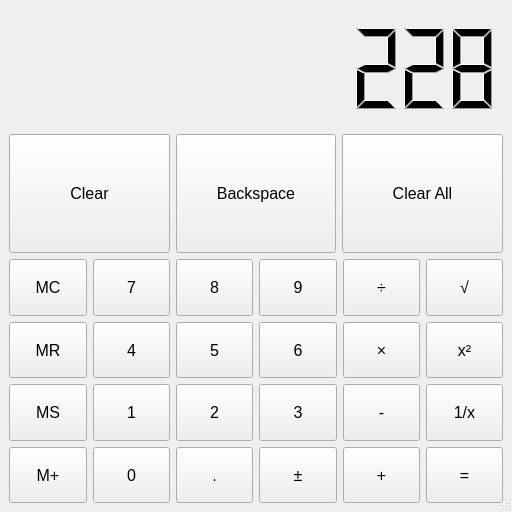
<?xml version="1.0" encoding="UTF-8"?>
<ui version="4.0">
 <class>MyMainWindow</class>
 <widget class="QMainWindow" name="MyMainWindow">
  <property name="geometry">
   <rect>
    <x>0</x>
    <y>0</y>
    <width>512</width>
    <height>512</height>
   </rect>
  </property>
  <property name="minimumSize">
   <size>
    <width>512</width>
    <height>512</height>
   </size>
  </property>
  <property name="maximumSize">
   <size>
    <width>768</width>
    <height>768</height>
   </size>
  </property>
  <property name="windowTitle">
   <string>MyMainWindow</string>
  </property>
  <widget class="QWidget" name="centralwidget">
   <property name="minimumSize">
    <size>
     <width>512</width>
     <height>512</height>
    </size>
   </property>
   <property name="maximumSize">
    <size>
     <width>1920</width>
     <height>1080</height>
    </size>
   </property>
   <layout class="QVBoxLayout" name="verticalLayout">
    <item>
     <layout class="QVBoxLayout" name="m_vl_screen">
      <item>
       <widget class="QLCDNumber" name="m_lcdResult">
        <property name="frameShape">
         <enum>QFrame::NoFrame</enum>
        </property>
        <property name="digitCount">
         <number>10</number>
        </property>
        <property name="value" stdset="0">
         <double>228.000000000000000</double>
        </property>
        <property name="intValue" stdset="0">
         <number>228</number>
        </property>
       </widget>
      </item>
      <item>
       <layout class="QHBoxLayout" name="m_hl_clear">
        <item>
         <widget class="QPushButton" name="m_pb_clear">
          <property name="sizePolicy">
           <sizepolicy hsizetype="Minimum" vsizetype="Preferred">
            <horstretch>0</horstretch>
            <verstretch>0</verstretch>
           </sizepolicy>
          </property>
          <property name="maximumSize">
           <size>
            <width>512</width>
            <height>512</height>
           </size>
          </property>
          <property name="font">
           <font>
            <pointsize>12</pointsize>
           </font>
          </property>
          <property name="text">
           <string>Clear</string>
          </property>
         </widget>
        </item>
        <item>
         <widget class="QPushButton" name="m_pb_backspace">
          <property name="sizePolicy">
           <sizepolicy hsizetype="Minimum" vsizetype="Preferred">
            <horstretch>0</horstretch>
            <verstretch>0</verstretch>
           </sizepolicy>
          </property>
          <property name="maximumSize">
           <size>
            <width>512</width>
            <height>512</height>
           </size>
          </property>
          <property name="font">
           <font>
            <pointsize>12</pointsize>
           </font>
          </property>
          <property name="text">
           <string>Backspace</string>
          </property>
         </widget>
        </item>
        <item>
         <widget class="QPushButton" name="m_pb_clear_all">
          <property name="sizePolicy">
           <sizepolicy hsizetype="Minimum" vsizetype="Preferred">
            <horstretch>0</horstretch>
            <verstretch>0</verstretch>
           </sizepolicy>
          </property>
          <property name="minimumSize">
           <size>
            <width>12</width>
            <height>12</height>
           </size>
          </property>
          <property name="maximumSize">
           <size>
            <width>512</width>
            <height>512</height>
           </size>
          </property>
          <property name="font">
           <font>
            <pointsize>12</pointsize>
           </font>
          </property>
          <property name="text">
           <string>Clear All</string>
          </property>
         </widget>
        </item>
       </layout>
      </item>
     </layout>
    </item>
    <item>
     <layout class="QGridLayout" name="m_gl_buttons">
      <item row="1" column="5">
       <widget class="QPushButton" name="m_pb_square">
        <property name="sizePolicy">
         <sizepolicy hsizetype="Maximum" vsizetype="Fixed">
          <horstretch>0</horstretch>
          <verstretch>0</verstretch>
         </sizepolicy>
        </property>
        <property name="maximumSize">
         <size>
          <width>512</width>
          <height>512</height>
         </size>
        </property>
        <property name="font">
         <font>
          <pointsize>12</pointsize>
         </font>
        </property>
        <property name="text">
         <string>x²</string>
        </property>
       </widget>
      </item>
      <item row="2" column="5">
       <widget class="QPushButton" name="m_pb_fract">
        <property name="sizePolicy">
         <sizepolicy hsizetype="Maximum" vsizetype="Fixed">
          <horstretch>0</horstretch>
          <verstretch>0</verstretch>
         </sizepolicy>
        </property>
        <property name="maximumSize">
         <size>
          <width>512</width>
          <height>512</height>
         </size>
        </property>
        <property name="font">
         <font>
          <pointsize>12</pointsize>
         </font>
        </property>
        <property name="text">
         <string>1/x</string>
        </property>
       </widget>
      </item>
      <item row="3" column="3">
       <widget class="QPushButton" name="m_pb_sign">
        <property name="sizePolicy">
         <sizepolicy hsizetype="Maximum" vsizetype="Fixed">
          <horstretch>0</horstretch>
          <verstretch>0</verstretch>
         </sizepolicy>
        </property>
        <property name="maximumSize">
         <size>
          <width>512</width>
          <height>512</height>
         </size>
        </property>
        <property name="font">
         <font>
          <pointsize>12</pointsize>
         </font>
        </property>
        <property name="text">
         <string>±</string>
        </property>
       </widget>
      </item>
      <item row="0" column="1">
       <widget class="QPushButton" name="m_pb_7">
        <property name="sizePolicy">
         <sizepolicy hsizetype="Maximum" vsizetype="Fixed">
          <horstretch>0</horstretch>
          <verstretch>0</verstretch>
         </sizepolicy>
        </property>
        <property name="maximumSize">
         <size>
          <width>512</width>
          <height>512</height>
         </size>
        </property>
        <property name="font">
         <font>
          <pointsize>12</pointsize>
         </font>
        </property>
        <property name="text">
         <string>7</string>
        </property>
       </widget>
      </item>
      <item row="0" column="0">
       <widget class="QPushButton" name="m_pb_MC">
        <property name="sizePolicy">
         <sizepolicy hsizetype="Maximum" vsizetype="Fixed">
          <horstretch>0</horstretch>
          <verstretch>0</verstretch>
         </sizepolicy>
        </property>
        <property name="maximumSize">
         <size>
          <width>512</width>
          <height>512</height>
         </size>
        </property>
        <property name="font">
         <font>
          <pointsize>12</pointsize>
         </font>
        </property>
        <property name="text">
         <string>MC</string>
        </property>
       </widget>
      </item>
      <item row="1" column="4">
       <widget class="QPushButton" name="m_pb_mult">
        <property name="sizePolicy">
         <sizepolicy hsizetype="Maximum" vsizetype="Fixed">
          <horstretch>0</horstretch>
          <verstretch>0</verstretch>
         </sizepolicy>
        </property>
        <property name="maximumSize">
         <size>
          <width>512</width>
          <height>512</height>
         </size>
        </property>
        <property name="font">
         <font>
          <pointsize>12</pointsize>
         </font>
        </property>
        <property name="text">
         <string>×</string>
        </property>
       </widget>
      </item>
      <item row="0" column="3">
       <widget class="QPushButton" name="m_pb_9">
        <property name="sizePolicy">
         <sizepolicy hsizetype="Maximum" vsizetype="Fixed">
          <horstretch>0</horstretch>
          <verstretch>0</verstretch>
         </sizepolicy>
        </property>
        <property name="maximumSize">
         <size>
          <width>512</width>
          <height>512</height>
         </size>
        </property>
        <property name="font">
         <font>
          <pointsize>12</pointsize>
         </font>
        </property>
        <property name="text">
         <string>9</string>
        </property>
       </widget>
      </item>
      <item row="2" column="3">
       <widget class="QPushButton" name="m_pb_3">
        <property name="sizePolicy">
         <sizepolicy hsizetype="Maximum" vsizetype="Fixed">
          <horstretch>0</horstretch>
          <verstretch>0</verstretch>
         </sizepolicy>
        </property>
        <property name="maximumSize">
         <size>
          <width>512</width>
          <height>512</height>
         </size>
        </property>
        <property name="font">
         <font>
          <pointsize>12</pointsize>
         </font>
        </property>
        <property name="text">
         <string>3</string>
        </property>
       </widget>
      </item>
      <item row="0" column="4">
       <widget class="QPushButton" name="m_pb_div">
        <property name="sizePolicy">
         <sizepolicy hsizetype="Maximum" vsizetype="Fixed">
          <horstretch>0</horstretch>
          <verstretch>0</verstretch>
         </sizepolicy>
        </property>
        <property name="maximumSize">
         <size>
          <width>512</width>
          <height>512</height>
         </size>
        </property>
        <property name="font">
         <font>
          <pointsize>12</pointsize>
         </font>
        </property>
        <property name="text">
         <string>÷</string>
        </property>
       </widget>
      </item>
      <item row="1" column="3">
       <widget class="QPushButton" name="m_pb_6">
        <property name="sizePolicy">
         <sizepolicy hsizetype="Maximum" vsizetype="Fixed">
          <horstretch>0</horstretch>
          <verstretch>0</verstretch>
         </sizepolicy>
        </property>
        <property name="maximumSize">
         <size>
          <width>512</width>
          <height>512</height>
         </size>
        </property>
        <property name="font">
         <font>
          <pointsize>12</pointsize>
         </font>
        </property>
        <property name="text">
         <string>6</string>
        </property>
       </widget>
      </item>
      <item row="3" column="2">
       <widget class="QPushButton" name="m_pb_dot">
        <property name="sizePolicy">
         <sizepolicy hsizetype="Maximum" vsizetype="Fixed">
          <horstretch>0</horstretch>
          <verstretch>0</verstretch>
         </sizepolicy>
        </property>
        <property name="maximumSize">
         <size>
          <width>512</width>
          <height>512</height>
         </size>
        </property>
        <property name="font">
         <font>
          <pointsize>12</pointsize>
         </font>
        </property>
        <property name="text">
         <string>.</string>
        </property>
       </widget>
      </item>
      <item row="0" column="5">
       <widget class="QPushButton" name="m_pb_sqr">
        <property name="sizePolicy">
         <sizepolicy hsizetype="Maximum" vsizetype="Fixed">
          <horstretch>0</horstretch>
          <verstretch>0</verstretch>
         </sizepolicy>
        </property>
        <property name="maximumSize">
         <size>
          <width>512</width>
          <height>512</height>
         </size>
        </property>
        <property name="font">
         <font>
          <pointsize>12</pointsize>
         </font>
        </property>
        <property name="text">
         <string>√</string>
        </property>
       </widget>
      </item>
      <item row="2" column="4">
       <widget class="QPushButton" name="m_pb_minus">
        <property name="sizePolicy">
         <sizepolicy hsizetype="Maximum" vsizetype="Fixed">
          <horstretch>0</horstretch>
          <verstretch>0</verstretch>
         </sizepolicy>
        </property>
        <property name="maximumSize">
         <size>
          <width>512</width>
          <height>512</height>
         </size>
        </property>
        <property name="font">
         <font>
          <pointsize>12</pointsize>
         </font>
        </property>
        <property name="text">
         <string>-</string>
        </property>
       </widget>
      </item>
      <item row="1" column="0">
       <widget class="QPushButton" name="m_pb_MR">
        <property name="sizePolicy">
         <sizepolicy hsizetype="Maximum" vsizetype="Fixed">
          <horstretch>0</horstretch>
          <verstretch>0</verstretch>
         </sizepolicy>
        </property>
        <property name="maximumSize">
         <size>
          <width>512</width>
          <height>512</height>
         </size>
        </property>
        <property name="font">
         <font>
          <pointsize>12</pointsize>
         </font>
        </property>
        <property name="text">
         <string>MR</string>
        </property>
       </widget>
      </item>
      <item row="1" column="1">
       <widget class="QPushButton" name="m_pb_4">
        <property name="sizePolicy">
         <sizepolicy hsizetype="Maximum" vsizetype="Fixed">
          <horstretch>0</horstretch>
          <verstretch>0</verstretch>
         </sizepolicy>
        </property>
        <property name="maximumSize">
         <size>
          <width>512</width>
          <height>512</height>
         </size>
        </property>
        <property name="font">
         <font>
          <pointsize>12</pointsize>
         </font>
        </property>
        <property name="text">
         <string>4</string>
        </property>
       </widget>
      </item>
      <item row="1" column="2">
       <widget class="QPushButton" name="m_pb_5">
        <property name="sizePolicy">
         <sizepolicy hsizetype="Maximum" vsizetype="Fixed">
          <horstretch>0</horstretch>
          <verstretch>0</verstretch>
         </sizepolicy>
        </property>
        <property name="maximumSize">
         <size>
          <width>512</width>
          <height>512</height>
         </size>
        </property>
        <property name="font">
         <font>
          <pointsize>12</pointsize>
         </font>
        </property>
        <property name="text">
         <string>5</string>
        </property>
       </widget>
      </item>
      <item row="0" column="2">
       <widget class="QPushButton" name="m_pb_8">
        <property name="sizePolicy">
         <sizepolicy hsizetype="Maximum" vsizetype="Fixed">
          <horstretch>0</horstretch>
          <verstretch>0</verstretch>
         </sizepolicy>
        </property>
        <property name="maximumSize">
         <size>
          <width>512</width>
          <height>512</height>
         </size>
        </property>
        <property name="font">
         <font>
          <pointsize>12</pointsize>
         </font>
        </property>
        <property name="text">
         <string>8</string>
        </property>
       </widget>
      </item>
      <item row="3" column="5">
       <widget class="QPushButton" name="m_pb_eq">
        <property name="sizePolicy">
         <sizepolicy hsizetype="Maximum" vsizetype="Fixed">
          <horstretch>0</horstretch>
          <verstretch>0</verstretch>
         </sizepolicy>
        </property>
        <property name="maximumSize">
         <size>
          <width>512</width>
          <height>512</height>
         </size>
        </property>
        <property name="font">
         <font>
          <pointsize>12</pointsize>
         </font>
        </property>
        <property name="text">
         <string>=</string>
        </property>
       </widget>
      </item>
      <item row="2" column="1">
       <widget class="QPushButton" name="m_pb_1">
        <property name="sizePolicy">
         <sizepolicy hsizetype="Maximum" vsizetype="Fixed">
          <horstretch>0</horstretch>
          <verstretch>0</verstretch>
         </sizepolicy>
        </property>
        <property name="maximumSize">
         <size>
          <width>512</width>
          <height>512</height>
         </size>
        </property>
        <property name="font">
         <font>
          <pointsize>12</pointsize>
         </font>
        </property>
        <property name="text">
         <string>1</string>
        </property>
       </widget>
      </item>
      <item row="3" column="0">
       <widget class="QPushButton" name="m_pb_MPLUS">
        <property name="sizePolicy">
         <sizepolicy hsizetype="Maximum" vsizetype="Fixed">
          <horstretch>0</horstretch>
          <verstretch>0</verstretch>
         </sizepolicy>
        </property>
        <property name="maximumSize">
         <size>
          <width>512</width>
          <height>512</height>
         </size>
        </property>
        <property name="font">
         <font>
          <pointsize>12</pointsize>
         </font>
        </property>
        <property name="text">
         <string>M+</string>
        </property>
       </widget>
      </item>
      <item row="2" column="2">
       <widget class="QPushButton" name="m_pb_2">
        <property name="sizePolicy">
         <sizepolicy hsizetype="Maximum" vsizetype="Fixed">
          <horstretch>0</horstretch>
          <verstretch>0</verstretch>
         </sizepolicy>
        </property>
        <property name="maximumSize">
         <size>
          <width>512</width>
          <height>512</height>
         </size>
        </property>
        <property name="font">
         <font>
          <pointsize>12</pointsize>
         </font>
        </property>
        <property name="text">
         <string>2</string>
        </property>
       </widget>
      </item>
      <item row="3" column="1">
       <widget class="QPushButton" name="m_pb_0">
        <property name="sizePolicy">
         <sizepolicy hsizetype="Maximum" vsizetype="Fixed">
          <horstretch>0</horstretch>
          <verstretch>0</verstretch>
         </sizepolicy>
        </property>
        <property name="maximumSize">
         <size>
          <width>512</width>
          <height>512</height>
         </size>
        </property>
        <property name="font">
         <font>
          <pointsize>12</pointsize>
         </font>
        </property>
        <property name="text">
         <string>0</string>
        </property>
       </widget>
      </item>
      <item row="2" column="0">
       <widget class="QPushButton" name="m_pb_MS">
        <property name="sizePolicy">
         <sizepolicy hsizetype="Maximum" vsizetype="Fixed">
          <horstretch>0</horstretch>
          <verstretch>0</verstretch>
         </sizepolicy>
        </property>
        <property name="maximumSize">
         <size>
          <width>512</width>
          <height>512</height>
         </size>
        </property>
        <property name="font">
         <font>
          <pointsize>12</pointsize>
         </font>
        </property>
        <property name="text">
         <string>MS</string>
        </property>
       </widget>
      </item>
      <item row="3" column="4">
       <widget class="QPushButton" name="m_pb_add">
        <property name="sizePolicy">
         <sizepolicy hsizetype="Maximum" vsizetype="Fixed">
          <horstretch>0</horstretch>
          <verstretch>0</verstretch>
         </sizepolicy>
        </property>
        <property name="maximumSize">
         <size>
          <width>512</width>
          <height>512</height>
         </size>
        </property>
        <property name="font">
         <font>
          <pointsize>12</pointsize>
         </font>
        </property>
        <property name="text">
         <string>+</string>
        </property>
       </widget>
      </item>
     </layout>
    </item>
   </layout>
  </widget>
  <widget class="QMenuBar" name="menubar">
   <property name="geometry">
    <rect>
     <x>0</x>
     <y>0</y>
     <width>512</width>
     <height>25</height>
    </rect>
   </property>
  </widget>
  <widget class="QStatusBar" name="statusbar"/>
 </widget>
 <resources/>
 <connections>
  <connection>
   <sender>m_pb_0</sender>
   <signal>clicked()</signal>
   <receiver>MyMainWindow</receiver>
   <slot>onPressZero()</slot>
   <hints>
    <hint type="sourcelabel">
     <x>131</x>
     <y>494</y>
    </hint>
    <hint type="destinationlabel">
     <x>255</x>
     <y>255</y>
    </hint>
   </hints>
  </connection>
 </connections>
</ui>
